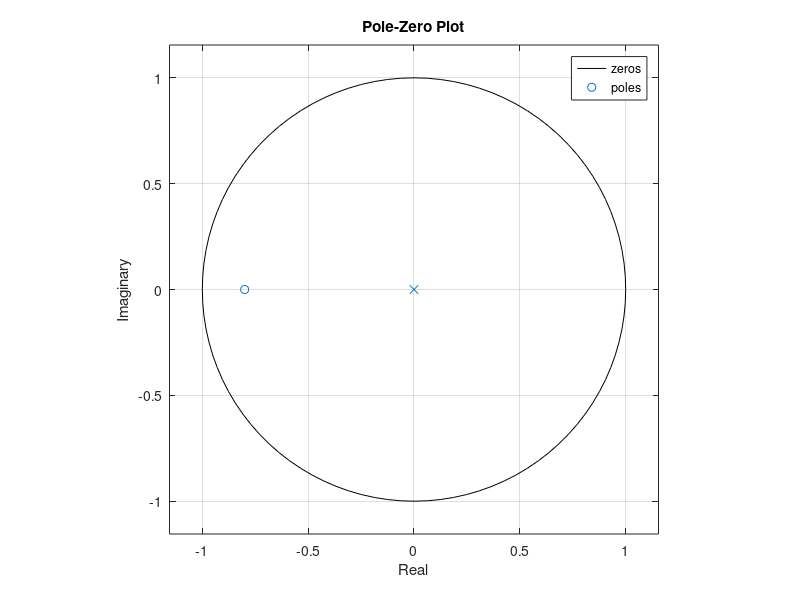

MATLAB code to generate this figure:
p=0.8;
d=[1,p];
figure;
zplane(d,1)
title('Pole-Zero Plot');
xlabel('Real');
ylabel('Imaginary');
legend('zeros','poles');